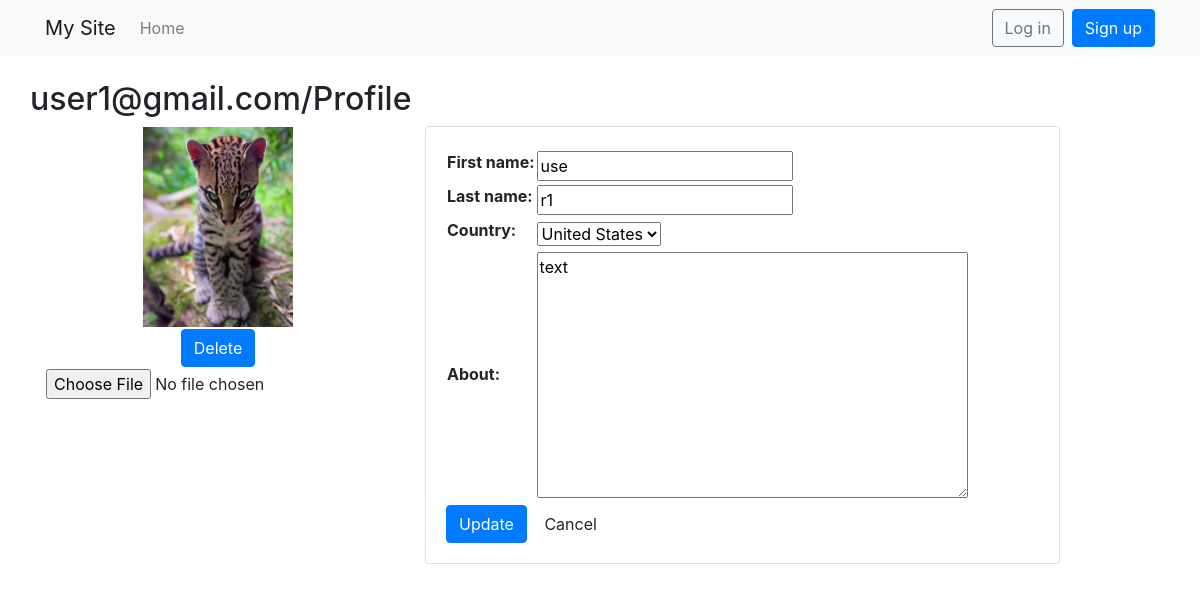
/update/2/, run on an earlier commit of the app's database.
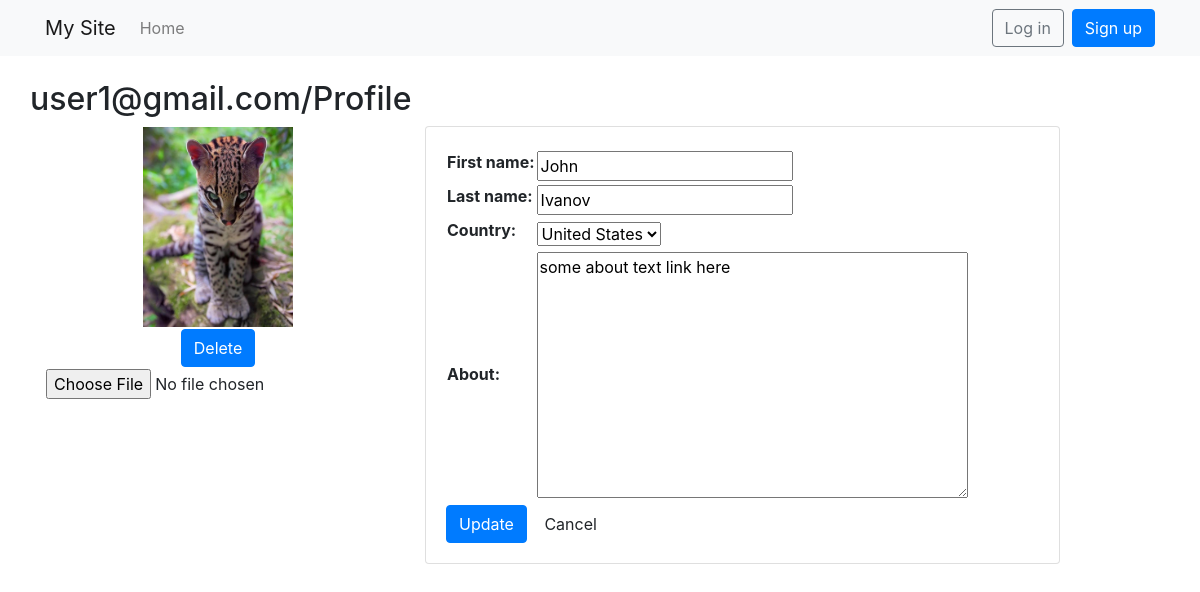
And on a later commit of the database.
### users/models.py (models this page shows, shortened)
class CustomUser(AbstractBaseUser, PermissionsMixin):
    url_height = models.PositiveIntegerField(null=True)
    url_width = models.PositiveIntegerField(null=True)
    first_name = models.CharField("user's first name", max_length=30)
    last_name = models.CharField("user's last name", max_length=30)
    photo = models.ImageField(default="usernophoto.jpg", width_field='url_width', height_field='url_height', upload_to='user_photos',
                              null=True, blank=True)
    email = models.EmailField(_('email address'), unique=True)
    country = models.CharField(max_length=300, choices=(
        ('US', 'United States'),
        ('FR', 'France'),
        ('CN', 'China'),
        ('RU', 'Russia'),
        ('IT', 'Italy')
    )
                               )
    about = models.TextField(verbose_name='about', null=True, blank=True, max_length=300)
    pincode = models.CharField(max_length=4,blank=True)
    role = models.CharField(max_length=300, choices=(
        ('A', 'Admin'),
        ('E', 'Expert'),
        ('C', 'Competitor'),
        ('N', 'No role'),
    )
                            ,default=('N', 'No role'))
    event = models.ForeignKey(Event, on_delete=models.SET_NULL,null=True, blank=True)
    is_staff = models.BooleanField(default=False)
    is_active = models.BooleanField(default=True)
    date_joined = models.DateTimeField(default=timezone.now)
    USERNAME_FIELD = 'email'
    EMAIL_FIELD = 'email'
    REQUIRED_FIELDS = ['first_name', 'last_name']
    objects = CustomUserManager()
    class Meta():
        ordering = ['date_joined']

### users/views.py (the view)
# urls.py: path('update/<int:pk>/',views.UpdateUserView.as_view(), name='update'),
class UpdateUserView(generic.UpdateView):
    model = CustomUser
    form_class = CustomUserChangeForm
    success_url = reverse_lazy('home')
    template_name = 'registration/update.html'

### users/forms.py
class CustomUserChangeForm(UserChangeForm):
    class Meta:
        model = CustomUser
        fields = ['first_name', 'last_name', 'country', 'photo', 'about']

### templates/registration/update.html (shortened to what this page needs)
{% extends 'base.html' %}
{% load static %}
{% block content %}
    <div class="row">
        <h2> {{ form.instance.email }}/Profile</h2>
    </div>
              <form method="post" enctype="multipart/form-data">
<div class="row">
    <div class="col-4 text-center">
    <table>
        <tr><td>
        {% if form.instance.photo %}
            <img class="photo" src="{% static form.instance.photo.url %}" width=150, height=200 border=3>
        {% else %}
            <img class="photo" src="{% static '/images/usernophoto.jpg' %}" width=150, height=200 border=2>
        {% endif %}
        </td></tr>
        <tr><td>
            <button type="button" name="photo-clear" id="photo-clear_id" class="btn btn-primary">Delete</button>
            </td></tr>
            <tr><td>
        <input type="file" name="photo" accept="image/*" id="id_photo">
            </td></tr>
    </table>
      </div>
    <div class="col-7">
      <div class="card">
        <div class="card-body">
                <table>
                        <tr>
                            <td></td>
                        </tr>
     <tr><th><label for="id_first_name">First name:</label></th><td>{{ form.first_name }}</td></tr>
    <tr><th><label for="id_last_name">Last name:</label></th><td>{{ form.last_name }}</td></tr>
   <tr><th><label for="id_country">Country:</label></th><td>{{ form.country }}</td></tr>
    <tr><th><label for="id_about">About:</label></th><td>{{ form.about }}</td></tr>
</table>
            <button type="submit" class="btn btn-primary">Update</button>
            <a href="{% url 'home' %}" class="btn btn-secodary">Cancel</a>
        </div>
      </div>
    </div>
  </div>
              </form>
{% endblock %}

What changed in the data, as far as the page shows it:
changed CustomUser "user1@gmail.com": first_name "use" → "John"; last_name "r1" → "Ivanov"; about "text" → "some about text link here"
